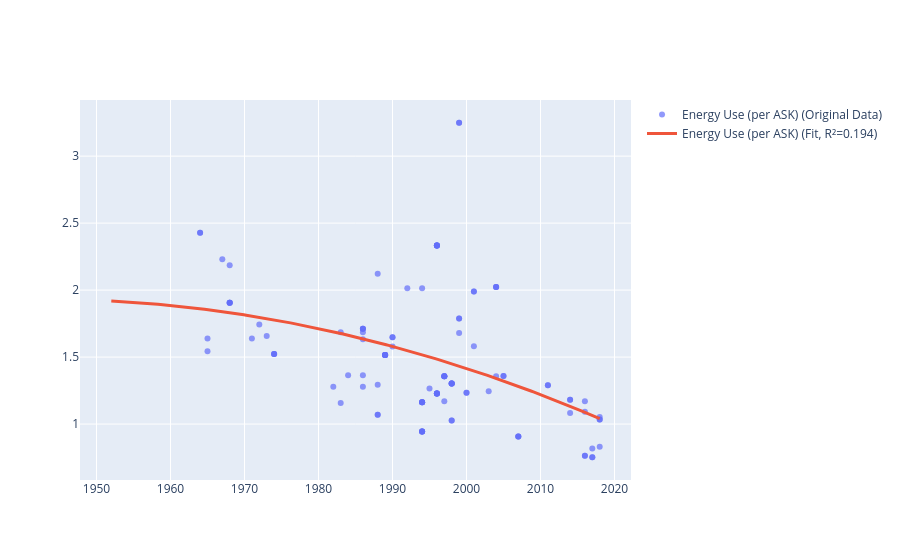

Notebook cell for this chart:
### Code cell
_compute_polynomials_from_dataframe(
    df=df_with_dot,
    col_name_x='YOI',
    list_col_names_y=['Energy Use (per ASK)'],
    degree=2,
    plot=True
)

### Figure 1 — Plotly figure (JSON) as saved in the notebook; plotly's stock layout.template omitted (floating-point values rounded to 4 significant figures; data arrays with more than 128 entries replaced by an {"elided": "..."} marker saying what was removed)
{"data": [{"marker": {"opacity": 0.7}, "mode": "markers", "name": "Energy Use (per ASK) (Original Data)", "type": "scatter", "x": {"elided": "130 float values"}, "y": {"elided": "130 float values"}}, {"line": {"width": 3}, "mode": "lines", "name": "Energy Use (per ASK) (Fit, R²=0.194)", "type": "scatter", "x": {"elided": "200 float values"}, "y": {"elided": "200 float values"}}], "layout": {}}
